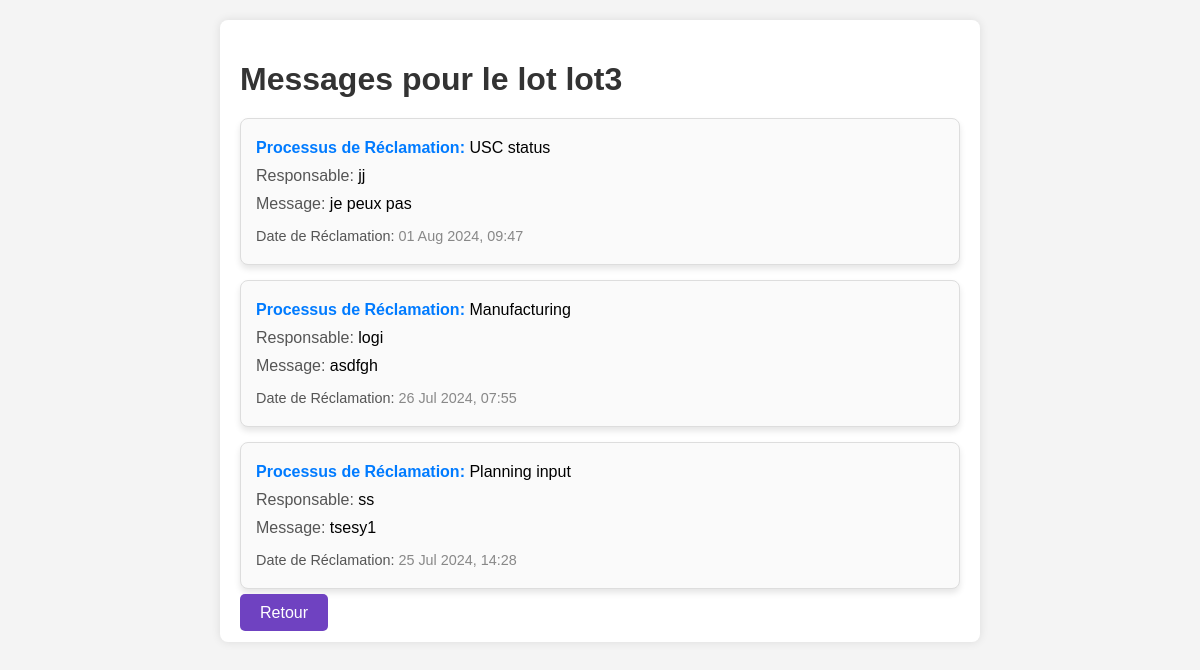
Screenshot of /lot_messages/lot3/ with the database file from the repository.
### suivi/models.py (models this page shows, shortened)
class Lot(models.Model):
    ref = models.CharField(max_length=20, primary_key=True)
    quantite = models.IntegerField()

class Message(models.Model):
    lot = models.ForeignKey(Lot, on_delete=models.CASCADE)
    processus = models.ForeignKey(Processus, on_delete=models.CASCADE)
    temps_reclamation = models.DateTimeField()
    le_message = models.TextField()
    responsable = models.CharField(max_length=255)
    class Meta:
        unique_together = (('lot', 'processus', 'temps_reclamation'),)

class Processus(models.Model):
    id = models.AutoField(primary_key=True)
    nom_proc = models.CharField(max_length=100)
    responsable = models.CharField(max_length=100)
    duree = models.IntegerField(default=0)  # Durée en minutes
    def __str__(self):
        return self.nom_proc

### suivi/views.py (the view)
# urls.py: path('lot_messages/<str:lot_ref>/', views.lot_messages, name='lot_messages'),
def lot_messages(request, lot_ref):
    lot = get_object_or_404(Lot, ref=lot_ref)
    messages = Message.objects.filter(lot=lot).order_by('-temps_reclamation')
    return render(request, 'lot_messages.html', {
        'lot': lot,
        'messages': messages
    })

### suivi/templates/lot_messages.html (shortened to what this page needs)
<!DOCTYPE html>
<html lang="en">
<head>
</head>
<body>
    <div class="container">
        <h1>Messages pour le lot {{ lot.ref }}</h1>
        {% if messages %}
            {% for message in messages %}
                <div class="message">
                    <p><span class="processus">Processus de Réclamation:</span> {{ message.processus }}</p>
                    <p><span class="info">Responsable:</span> {{ message.responsable }}</p>
                    <p><span class="info">Message:</span> {{ message.le_message }}</p>
                    <p class="date"><span class="info">Date de Réclamation:</span> {{ message.temps_reclamation|date:"d M Y, H:i" }}</p>
                </div>
            {% endfor %}
        {% else %}
            <p class="no-messages">Aucun message pour ce lot.</p>
        {% endif %}
        <a href="{% url 'index' %}" class="button">Retour</a>
    </div>
</body>
</html>

### suivi/templates/lot_messages.html (style rules this page uses)
body { font-family: Tahoma, sans-serif; background-color: #f4f4f4; margin: 0; padding: 0; }
.container { width: 60%; margin: 20px auto; background: #fff; border-radius: 8px; box-shadow: 0 0 10px rgba(0,0,0,0.1); padding: 20px; }
h1 { color: #333; margin-bottom: 20px; }
.message { border: 1px solid #ddd; padding: 15px; margin-bottom: 15px; background-color: #fafafa; border-radius: 8px; box-shadow: 0 4px 6px rgba(0,0,0,0.1); display: flex; flex-direction: column; }
.message p { margin: 5px 0; }
.message .info { color: #555; }
.message .date { font-size: 0.9em; color: #888; margin-top: 10px; }
.message .processus { font-weight: bold; color: #007BFF; }
.button { margin-top: 20px; padding: 10px 20px; font-size: 16px; background-color: #6f42c1; color: white; border: none; border-radius: 5px; cursor: pointer; text-decoration: none; }

### rows the page displays
Lot: ref "lot3"
Message: processus "USC status", responsable "jj", le_message "je peux pas", temps_reclamation "01 Aug 2024, 09:47"
Message: processus "Manufacturing", responsable "logi", le_message "asdfgh", temps_reclamation "26 Jul 2024, 07:55"
Message: processus "Planning input", responsable "ss", le_message "tsesy1", temps_reclamation "25 Jul 2024, 14:28"
